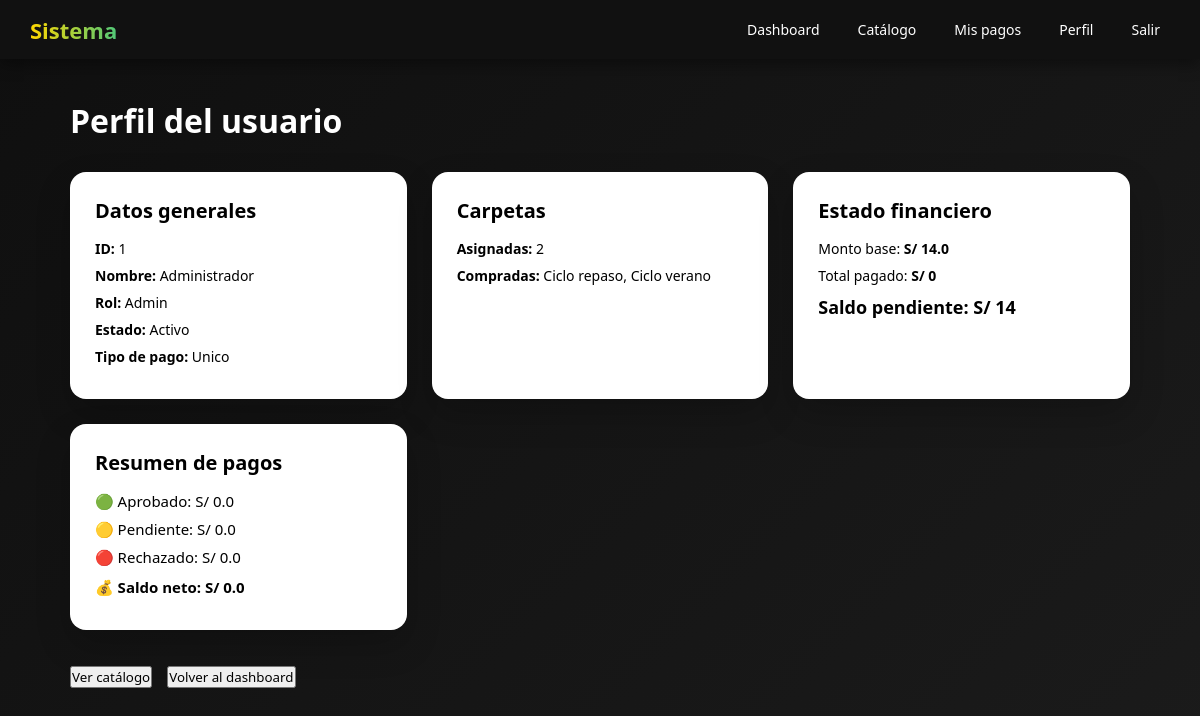
The app's page /perfil (signed in) with its own data.
### tables this page shows
CREATE TABLE "usuarios" (
"ID" INTEGER,
  "Nombre" TEXT,
  "Password" TEXT,
  "Tipo_pago" TEXT,
  "Carpetas_compradas" TEXT,
  "Carpetas_asignadas" INTEGER,
  "Monto_base" INTEGER,
  "Pago_confirmado" TEXT,
  "Fecha_registro" TEXT,
  "Estado" TEXT,
  "Fecha_ultimo_pago" TEXT,
  "Fecha_vencimiento" TEXT,
  "Rol" TEXT,
  "Debe_cambiar_password" INTEGER,
  "Debe_elegir_plan" INTEGER
);

### app.py (the view)
@app.route("/perfil")
def perfil():
    if "user_id" not in session:
        return redirect(url_for("login"))
    users_df = load_users_safe()
    user_df = users_df[users_df["ID"] == int(session["user_id"])]
    if user_df.empty:
        return "Usuario no encontrado"
    user = user_df.iloc[0]
    estado_cuenta = get_account_status(int(session["user_id"]))
    carpetas_disponibles = []
    for pid, p in PRODUCTS.items():
        carpetas_disponibles.append({
            "nombre": p["nombre"],
            "link": p["link"]
        })
    perfil_data = {
        "id": int(user["ID"]),
        "nombre": user["Nombre"],
        "rol": user["Rol"],
        "tipo_pago": user["Tipo_pago"],
        "estado": user["Estado"],
        "carpetas_asignadas": int(user["Carpetas_asignadas"]),
        "carpetas_compradas": user["Carpetas_compradas"],
        "monto_base": float(user["Monto_base"]),
        "total_pagado": estado_cuenta["TotalPagado"] if estado_cuenta else 0,
        "saldo_pendiente": estado_cuenta["SaldoPendiente"] if estado_cuenta else 0,
        "carpetas": carpetas_disponibles
    }
    pagos_df = load_payments()
    if not pagos_df.empty:
        pagos_df["Usuario_ID"] = pagos_df["Usuario_ID"].astype(int)
        pagos_df["Monto"] = pagos_df["Monto"].astype(float)
        pagos_df["Estado"] = pagos_df["Estado"].astype(str)
    pagos_usuario = pagos_df[
        pagos_df["Usuario_ID"] == int(session["user_id"])
    ]
    total_aprobado = float(
        pagos_usuario[pagos_usuario["Estado"] == "Aprobado"]["Monto"].sum()
    ) if not pagos_usuario.empty else 0.0
    total_pendiente = float(
        pagos_usuario[pagos_usuario["Estado"] == "Pendiente"]["Monto"].sum()
    ) if not pagos_usuario.empty else 0.0
    total_rechazado = float(
        pagos_usuario[pagos_usuario["Estado"] == "Rechazado"]["Monto"].sum()
    ) if not pagos_usuario.empty else 0.0
    resumen = {
        "aprobado": total_aprobado,
        "pendiente": total_pendiente,
        "rechazado": total_rechazado,
        "neto": total_aprobado + total_pendiente
    }
    return render_template(
    "perfil.html",
    perfil=perfil_data,
    nombre=session["nombre"],
    rol=session["rol"],
    resumen=resumen
)

### app.py (called while the page is built)
@app.context_processor
def inject_now():
    return {'now': datetime.utcnow}

def load_users_safe():
    users_df = load_users()
    if "ID" in users_df.columns:
        users_df["ID"] = users_df["ID"].astype(int)
    for col in ["Debe_cambiar_password", "Debe_elegir_plan"]:
        if col not in users_df.columns:
            users_df[col] = 0
        else:
            users_df[col] = users_df[col].fillna(0).astype(int)
    return users_df

### calculations.py (called while the page is built)
def get_account_status(user_id):
    users_df = load_users()
    payments_df = load_payments()
    if users_df.empty:
        return None
    if user_id not in users_df["ID"].values:
        return None
    user = users_df[users_df["ID"] == user_id]
    monto_base = user.iloc[0]["Monto_base"]
    pagos_usuario = payments_df[
        (payments_df["Usuario_ID"] == user_id) &
        (payments_df["Estado"] == "Aprobado")
    ]
    total_pagado = pagos_usuario["Monto"].sum() if not pagos_usuario.empty else 0
    saldo_pendiente = monto_base - total_pagado
    return {
        "MontoBase": monto_base,
        "TotalPagado": total_pagado,
        "SaldoPendiente": saldo_pendiente
    }

### database.py (called while the page is built)
def get_connection():
    database_url = os.environ.get("DATABASE_URL")
    if database_url:
        url = urlparse(database_url)
        conn = psycopg2.connect(
            host=url.hostname,
            port=url.port,
            user=url.username,
            password=url.password,
            dbname=url.path[1:]
        )
        return conn
    else:
        return sqlite3.connect(DB_NAME)

def load_users():
    initialize_database()
    conn = get_connection()
    df = pd.read_sql_query("SELECT * FROM usuarios", conn)
    conn.close()
    return df

def load_payments():
    initialize_database()
    conn = get_connection()
    df = pd.read_sql_query("SELECT * FROM pagos", conn)
    conn.close()
    return df

### templates/perfil.html (shortened to what this page needs)
{% extends "base.html" %}
{% block content %}
<h1>Perfil del usuario</h1>
<div class="profile-grid">
<div class="profile-card">
<h2>Datos generales</h2>
<ul>
<li><strong>ID:</strong> {{ perfil.id }}</li>
<li><strong>Nombre:</strong> {{ perfil.nombre }}</li>
<li><strong>Rol:</strong> {{ perfil.rol }}</li>
<li><strong>Estado:</strong> {{ perfil.estado }}</li>
<li><strong>Tipo de pago:</strong> {{ perfil.tipo_pago }}</li>
</ul>
</div>
<div class="profile-card">
<h2>Carpetas</h2>
<ul>
<li><strong>Asignadas:</strong> {{ perfil.carpetas_asignadas }}</li>
<li><strong>Compradas:</strong> {{ perfil.carpetas_compradas }}</li>
</ul>
</div>
<div class="profile-card">
<h2>Estado financiero</h2>
<ul>
<li>Monto base: <strong>S/ {{ perfil.monto_base }}</strong></li>
<li>Total pagado: <strong>S/ {{ perfil.total_pagado }}</strong></li>
</ul>
<div class="balance">
Saldo pendiente: S/ {{ perfil.saldo_pendiente }}
</div>
</div>
<div class="profile-card">
<h2>Resumen de pagos</h2>
<ul class="summary">
<li>🟢 Aprobado: S/ {{ resumen.aprobado }}</li>
<li>🟡 Pendiente: S/ {{ resumen.pendiente }}</li>
<li>🔴 Rechazado: S/ {{ resumen.rechazado }}</li>
<li class="balance">
💰 Saldo neto: S/ {{ resumen.neto }}
</li>
</ul>
</div>
</div>
<div class="actions">
<a href="/catalogo">
<button class="btn-gold">Ver catálogo</button>
</a>
<a href="/dashboard">
<button>Volver al dashboard</button>
</a>
</div>
{% endblock %}

### templates/base.html (style rules this page uses)
:root { --emerald:#50C878; --green:#00bb2d; --gold:#FFD700; --cyan:#00FFFF; --indigo:#403F6F; }
* { margin:0; padding:0; box-sizing:border-box; font-family:Segoe UI,Roboto,Arial; }
body { background:linear-gradient(135deg,#0f0f0f,#1b1b1b); color:white; min-height:100vh; }

### templates/perfil.html (style rules this page uses)
.profile-grid { display:grid; grid-template-columns: repeat(auto-fit,minmax(280px,1fr)); gap:25px; margin-top:30px; }
.profile-card { background:white; color:black; padding:25px; border-radius:16px; box-shadow:0 15px 35px rgba(0,0,0,0.2); }
.profile-card h2 { margin-bottom:15px; font-size:20px; }
.profile-card ul { list-style:none; }
.profile-card li { margin-bottom:8px; font-size:14px; }
.balance { font-size:18px; font-weight:600; margin-top:10px; }
.summary li { font-size:15px; }
.actions { margin-top:35px; display:flex; gap:15px; }
.actions a { text-decoration:none; }

### records on screen
usuarios: id "1", nombre "Administrador", rol "Admin", estado "Activo", tipo_pago "Unico", carpetas_asignadas "2", carpetas_compradas "Ciclo repaso, Ciclo verano", monto_base "14.0"

### other values on screen
{{ perfil.total_pagado }} "0"
{{ perfil.saldo_pendiente }} "14"
{{ resumen.aprobado }} "0.0"
{{ resumen.pendiente }} "0.0"
{{ resumen.rechazado }} "0.0"
{{ resumen.neto }} "0.0"
